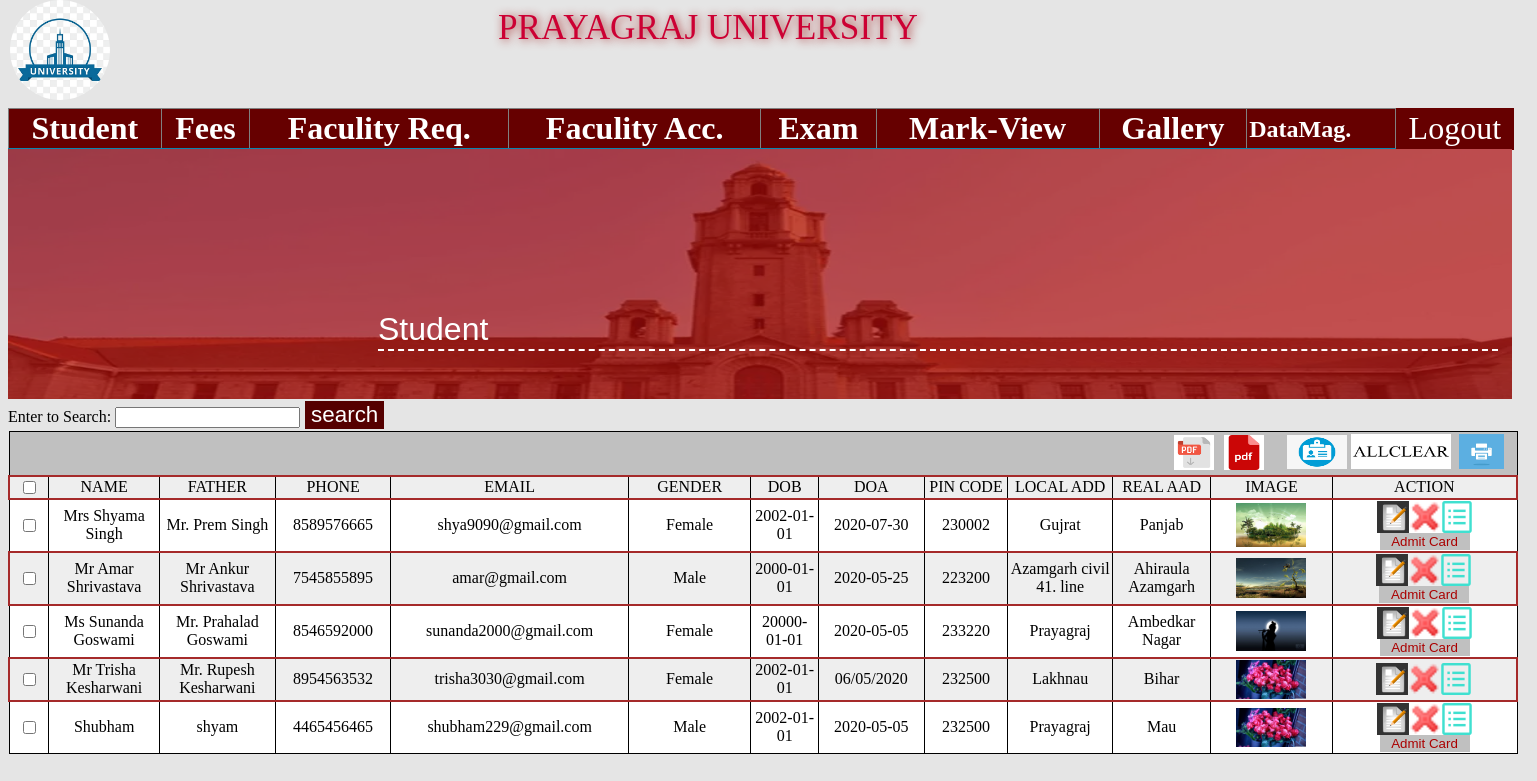
Page /_admin/student_view.php on the committed database.
### tables this page shows
CREATE TABLE IF NOT EXISTS `student` (
  `st_id` int(255) NOT NULL auto_increment,
  `st_name` varchar(255) NOT NULL,
  `st_father` varchar(255) NOT NULL,
  `st_phone` varchar(255) NOT NULL,
  `st_email` varchar(255) NOT NULL,
  `st_gender` varchar(255) NOT NULL,
  `st_qualification` varchar(255) NOT NULL,
  `st_dob` varchar(255) NOT NULL,
  `st_doa` varchar(255) NOT NULL,
  `st_course` varchar(255) NOT NULL,
  `st_category` varchar(255) NOT NULL,
  `st_country` varchar(255) NOT NULL,
  `st_state` varchar(255) NOT NULL,
  `st_pincode` varchar(255) NOT NULL,
  `st_image` varchar(255) NOT NULL,
  `st_address1` varchar(255) NOT NULL,
  `st_address2` varchar(255) NOT NULL,
  PRIMARY KEY  (`st_id`)
);

### _admin/student_view.php (the view, shortened to what this page needs)
<?php include_once("includes/header.php");?>
<div class="search" style="position:absolute;top:400px;">
<form action="#" method="post">
Enter to Search: <input type="text" name="st_search" id="st_search"/>
<input type="submit" id="searchbtn" value="search"/>
 </form>
 </div>
<?php
global $con;
if($_REQUEST['st_search']){
$sql= "Select * from student where st_id like '%$_REQUEST[st_search]%' or st_gender like '%$_REQUEST[st_search]%' or st_name like '%$_REQUEST[st_search]%'";
}else{
$sql= "Select * from student order by st_id";
}
$rs=mysqli_query($con,$sql)or die(mysqli_error($con));
?>
<div style="position:relative;top:92px;">
<form action="lib/student.php" method="post" enctype="multipart/form-data" name="student_view" id="student_view" onsubmit="return valid_student(this);">
    <table width="1510px" id="stu-view-table">
  <tr height="44px" id="logo-tr">
	<th colspan="14"><div class="stu-div-logo">
	<div style="width:30px;height:35px;position:absolute;top:-20px;right:300px;"><a href="pdf.php" download="pdf.php"><img src="images/pdf-download.png" width="40px" height="35px"/></a></div><div style="width:30px;height:35px;position:absolute;top:-20px;right:250px;"><a href="pdf.php"><img src="images/pdf-img.png" width="40px" height="35px"/></a></div>
<a href="student_add.php"><img id="st-add-form-logo"  src="images/student-form.png"></a>&nbsp;<a href="javascript:student_multi_delete()" ><img id="alldelete-logo" src="images/alldelete.png" >
</a>&nbsp;<a href=" javascript:printOut();" ><img src="images/printer.jpg" id="print-logo" /></a></div></th>
	</tr>
	<tr class="stu-view-table-tr">
      <td width="21"><input type="checkbox" class="multi-select" onclick="selectAll(this)"/></td>
      <td width="60">NAME</td>
      <td width="80">FATHER</td>
      <td width="70">PHONE</td>
      <td width="63">EMAIL</td>
      <td width="85">GENDER</td>
      <td width="44">DOB</td>
      <td width="46">DOA</td>
      <td width="57">PIN CODE</td>
      <td width="72">LOCAL ADD</td>
      <td width="67">REAL AAD </td>
      <td width="84">IMAGE</td>
      <td width="129">ACTION</td>
    </tr>
	<?php
		while($data=mysqli_fetch_assoc($rs)){
	?>
  <tr class="stu-view-table-tr">
      <td width="25">
	  <input type="checkbox" name="st_multi_id[]" id="st_multi_id[]" class="multi-select" value="<?=$data[st_id]?>"/></td>
      <td><?=$data[st_name]?></td>
      <td><?=$data[st_father]?></td>
      <td><?=$data[st_phone]?></td>
      <td><?=$data[st_email]?></td>
  	  <td><?=$data[st_gender]?></td>
      <td><?=$data[st_dob]?></td>
      <td><?=$data[st_doa]?></td>
      <td><?=$data[st_pincode]?></td>
      <td><?=$data[st_address1]?></td>
      <td><?=$data[st_address2]?></td>
      <td><div class="data-div-image"><a href="uploads/<?=$data[st_image]?>"><img id="stu-img-logo" src="uploads/<?=$data[st_image]?>" id="data-image" /></a></div></td>
      <td><a href="student_add.php?st_id=<?=$data[st_id]?>"><img src="images/edit.jpg" width="32px" height="32px" /></a><a href="javascript:student_delete(<?=$data[st_id]?>)"><img src="images/del.ico" /></a><a  href="student_details.php?st_id=<?=$data[st_id]?>"><img src="images/details.jpg" width="32px" height="32px"/>
	  <?php
	  $esql= "Select * from exams where exam_course='$data[st_course]'";
$ers=mysqli_query($con,$esql)or die(mysqli_error($con));
$edata=mysqli_fetch_assoc($ers);
?>
	  </a><a href='lib/admit.php?st_id=<?=$data[st_id]?>'>
	  <?php if($edata) echo"<input type='button' class='admit_blink' value='Admit Card'/>"
	 ?></a>
		  </td>
    </tr>
	<?php
	}
	?>
  </table>
</form>
</div>

### _admin/css/university_css.css (style rules this page uses)
body { background-color:rgba(0,0,0,0.1); }
a { text-decoration:none; color:white; }
#stu-view-table { border-collapse: collapse; border: 1px solid black; text-align: center; }
.stu-view-table-tr { border: 1px solid black; }
.stu-view-table-tr td { border: 1px solid black; }
.stu-view-table-tr:nth-child(even) { background-color:#EEEEEE; border:2px solid brown; }
.stu-view-table-tr:nth-child(odd) { background-color:white; }
#logo-tr { background-color: #c0c0c0; }
.stu-div-logo { background: none; overflow: hidden; position: relative; left: 42%; width: 80px; display:inline; }
.stu-div-logo a { background: none; }
#print-logo { top: 1px; width: 45; height: 35px; }
#alldelete-logo { width: 100px; height: 34.5px; top: 5px; }
#st-add-form-logo { width: 60; height: 34px; top: 1px; }
.multi-select { cursor: pointer; }
.data-div-image { overflow: hidden; background: none; }
#fees_add_table tr td input[type="button"], #searchbtn { font-size:1.4em; border:none; margin:1px; background-color:#550000; color:white; }
.stu-view-table-tr td a { text-decoration:none; }
#stu-img-logo { width:70px; height:auto; animation-name: animateimg; animation-duration: 3s; animation-direction: alternate; animation-iteration-count: infinite; }
.admit_blink { animation: blinker 2s infinite; background-color:silver; color:#AA0000; width:90px; border:none; outline:none; }

### rows in the picture
student: st_name "Mrs Shyama Singh", st_father "Mr. Prem Singh", st_phone "8589576665", st_email "shya9090@gmail.com", st_gender "Female", st_dob "2002-01-01", st_doa "2020-07-30", st_pincode "230002", st_address1 "Gujrat", st_address2 "Panjab", st_image (picture)
student: st_name "Mr Amar Shrivastava", st_father "Mr Ankur Shrivastava", st_phone "7545855895", st_email "amar@gmail.com", st_gender "Male", st_dob "2000-01-01", st_doa "2020-05-25", st_pincode "223200", st_address1 "Azamgarh civil 41. line", st_address2 "Ahiraula Azamgarh", st_image (picture)
student: st_name "Ms Sunanda Goswami", st_father "Mr. Prahalad Goswami", st_phone "8546592000", st_email "sunanda2000@gmail.com", st_gender "Female", st_dob "20000-01-01", st_doa "2020-05-05", st_pincode "233220", st_address1 "Prayagraj", st_address2 "Ambedkar Nagar", st_image (picture)
student: st_name "Mr Trisha Kesharwani", st_father "Mr. Rupesh Kesharwani", st_phone "8954563532", st_email "trisha3030@gmail.com", st_gender "Female", st_dob "2002-01-01", st_doa "06/05/2020", st_pincode "232500", st_address1 "Lakhnau", st_address2 "Bihar", st_image (picture)
student: st_name "Shubham", st_father "shyam", st_phone "4465456465", st_email "shubham229@gmail.com", st_gender "Male", st_dob "2002-01-01", st_doa "2020-05-05", st_pincode "232500", st_address1 "Prayagraj", st_address2 "Mau", st_image (picture)
